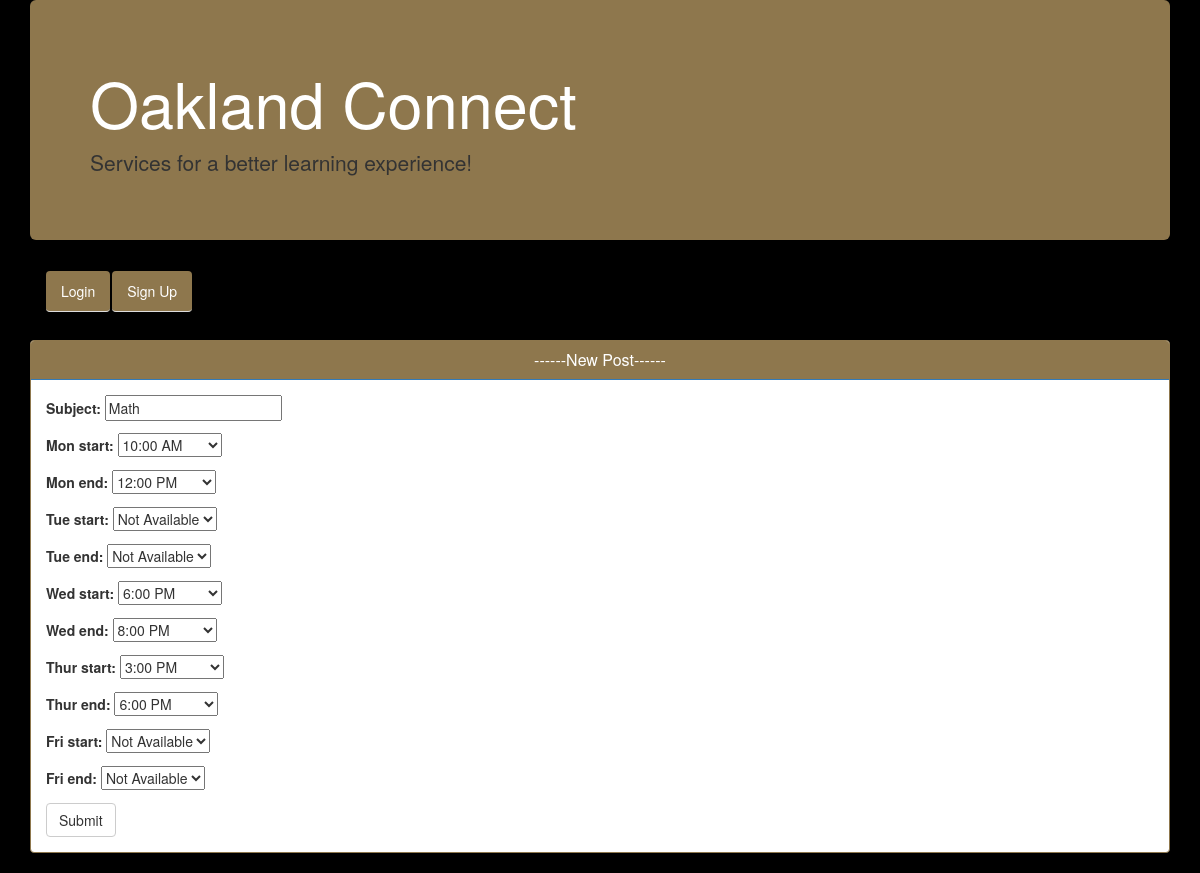
The page /tutors/tutor/1/edit/ on the database its author committed.
### tutor/models.py (models this page shows, shortened)
class Tutors(models.Model):
    TIME_CHOICES = [
        ('Not Available', 'Not Available'),
        ('1:00 AM', '1:00 AM'),
        ('2:00 AM', '2:00 AM'),
        ('3:00 AM', '3:00 AM'),
        ('4:00 AM', '4:00 AM'),
        ('5:00 AM', '5:00 AM'),
        ('6:00 AM', '6:00 AM'),
        ('7:00 AM', '7:00 AM'),
        ('8:00 AM', '8:00 AM'),
        ('9:00 AM', '9:00 AM'),
        ('10:00 AM', '10:00 AM'),
        ('11:00 AM', '11:00 AM'),
        ('12:00 PM', '12:00 PM'),
        ('1:00 PM', '1:00 PM'),
        ('2:00 PM', '2:00 PM'),
        ('3:00 PM', '3:00 PM'),
        ('4:00 PM', '4:00 PM'),
        ('5:00 PM', '5:00 PM'),
        ('6:00 PM', '6:00 PM'),
        ('7:00 PM', '7:00 PM'),
        ('8:00 PM', '8:00 PM'),
        ('9:00 PM', '9:00 PM'),
        ('10:00 PM', '10:00 PM'),
        ('11:00 PM', '11:00 PM'),
        ('12:00 AM', '12:00 AM'),
    ]
    user = models.ForeignKey(settings.AUTH_USER_MODEL, on_delete=models.CASCADE)
    mon_start = models.CharField(max_length=200, choices=TIME_CHOICES)
    mon_end = models.CharField(max_length=200, choices=TIME_CHOICES)
    tue_start = models.CharField(max_length=200, choices=TIME_CHOICES)
    tue_end = models.CharField(max_length=200, choices=TIME_CHOICES)
    wed_start = models.CharField(max_length=200,choices=TIME_CHOICES)
    wed_end = models.CharField(max_length=200, choices=TIME_CHOICES)
    thur_start = models.CharField(max_length=200, choices=TIME_CHOICES)
    thur_end = models.CharField(max_length=200, choices=TIME_CHOICES)
    fri_start = models.CharField(max_length=200, choices=TIME_CHOICES)
    fri_end = models.CharField(max_length=200, choices=TIME_CHOICES)
    subject = models.CharField(max_length=200)
    creation_date = models.DateTimeField(default=timezone.now)
    published_date = models.DateTimeField(blank=True, null=True)

### tutor/views.py (the view)
# urls.py: path('tutor/<int:pk>/edit/', views.tutor_edit, name='tutor_edit'),
def tutor_edit(request, pk):
    tutor = get_object_or_404(Tutors, pk=pk)
    if request.method == "POST":
        form = CreateSchedule(request.POST, instance=tutor)
        if form.is_valid():
            tutor = form.save(commit=False)
            tutor.author = request.user
            tutor.published_date = timezone.now()
            tutor.save()
            return redirect('tutor_list')
    else:
        form = CreateSchedule(instance=tutor)
    return render(request, 'postForm.html', {'form': form})

### tutor/forms.py
class CreateSchedule(forms.ModelForm):
    class Meta:
        model = Tutors
        fields = ['subject', 'mon_start', 'mon_end', 'tue_start', 'tue_end', 'wed_start', 'wed_end', 'thur_start',
                  'thur_end', 'fri_start', 'fri_end', ]

### templates/postForm.html (shortened to what this page needs)
{%  extends 'base.html' %}
{% block content %}
     <div class="row">
            <div class="col-md-12" >
                <div class="panel panel-primary" style="border-color: #8e774d" >
                    <div class="panel-heading" style="background-color: #8e774d">
                        <h3 class="panel-title" style="text-align: center">------New Post------</h3>
                      </div>
                      <div class="panel-body" >
                        <form method= "POST" class="post-form">{% csrf_token %}
                            {{ form.as_p }}
                          <button type="submit" class="save btn btn-default">Submit</button>
                        </form>
                      </div>
                </div>
            </div>
        </div>
{% endblock %}

### rows shown on the page
Tutors: subject "Math", mon_start "10:00 AM", mon_end "12:00 PM", tue_start "Not Available", tue_end "Not Available", wed_start "6:00 PM", wed_end "8:00 PM", thur_start "3:00 PM", thur_end "6:00 PM", fri_start "Not Available", fri_end "Not Available"
